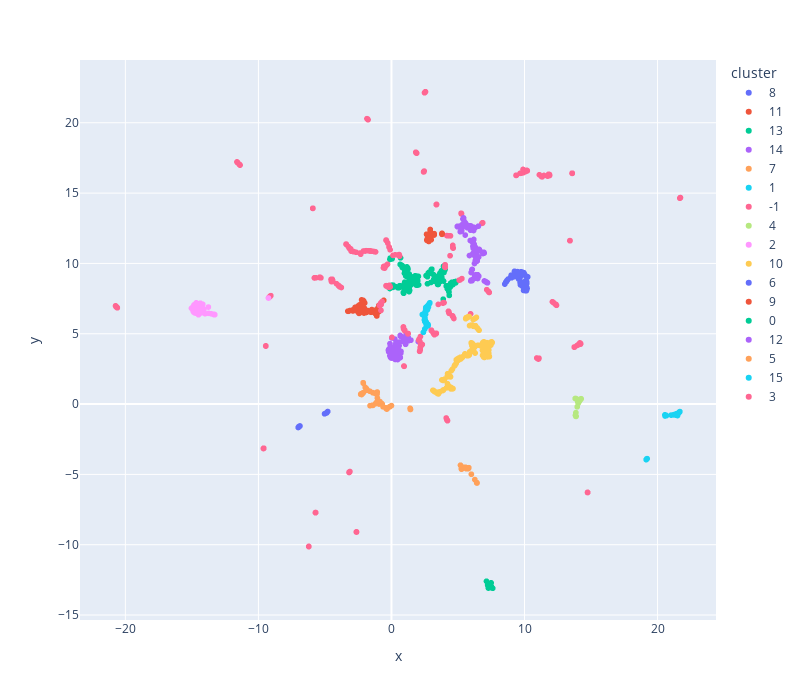

Notebook code cell kept with this figure:
### Code cell
embedding_df = pd.DataFrame(embedding, columns=["x", "y"])
embedding_df["cluster"] = cluster_hdbscan(embedding_df, min_cluster_size=30, metric="euclidean")
fig = px.scatter(embedding_df, x="x", y="y", color="cluster", width=800, height=700)
fig.show()
